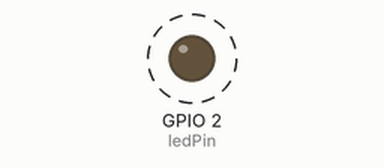
The sketch below on a simulated ESP32. On the bench: output pins drawn as LEDs (lit = HIGH). Dashed ring = blinking.

Above: at 0.2 s.
Timing chart, 0 to 3.0 s (numbered marks = the images above):
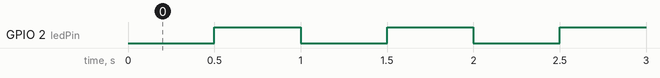

Measured:
- by itself, GPIO 2 (ledPin): alternates HIGH for 0.50 s and LOW for 0.50 s

The sketch:

ex02.ino
```cpp
// 定义LED引脚
const int ledPin = 2;
const int freq = 5000;
const int resolution = 8;

// 闪烁控制变量
unsigned long previousMillis = 0;
const long interval = 500;  // 1Hz = 1秒周期，亮500ms，灭500ms
bool ledState = false;

void setup() {
  Serial.begin(115200);
  ledcAttach(ledPin, freq, resolution);
}

void loop() {
  unsigned long currentMillis = millis();

  // 检查是否到达切换时间点
  if (currentMillis - previousMillis >= interval) {
    previousMillis = currentMillis;  // 保存当前时间

    ledState = !ledState;  // 翻转状态

    if (ledState) {
      ledcWrite(ledPin, 255);  // 亮（最大亮度）
    } else {
      ledcWrite(ledPin, 0);    // 灭
    }
  }


}
```
